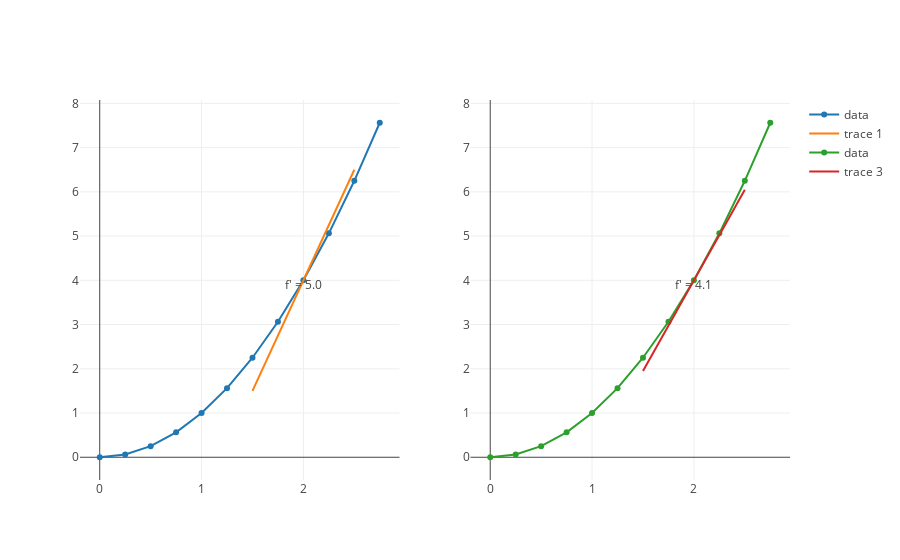

This figure's notebook cell:
### Markdown cell above
Below are the plots of our lines using our derivative formula for when  $\Delta x = 1$  and when $\Delta x = .1$

### Code cell
from graph import plot_figure, make_subplots
from calculus import derivative_trace 

range_twelve = list(range(0, 12))
three = list(map(lambda x: x/4.0, range_twelve))

trace_x_squared_to_three = function_values_trace(x_squared, three)
tangent_x_squared = derivative_trace(x_squared, 2, 1, 1)
tangent_x_squared_delta_tenth = derivative_trace(x_squared, 2, 1, .1)
subplots = make_subplots([trace_x_squared_to_three, tangent_x_squared], [trace_x_squared_to_three, tangent_x_squared_delta_tenth])
subplots

### Figure 1 — Plotly figure (JSON) as saved in the notebook; plotly's stock layout.template omitted (floating-point values rounded to 4 significant figures)
{"data": [{"mode": "line", "name": "data", "text": [], "type": "scatter", "x": [0, 0.25, 0.5, 0.75, 1, 1.25, 1.5, 1.75, 2, 2.25, 2.5, 2.75], "xaxis": "x1", "y": [0, 0.0625, 0.25, 0.5625, 1, 1.562, 2.25, 3.062, 4, 5.062, 6.25, 7.562], "yaxis": "y1"}, {"mode": "text+lines", "text": ["", "f' = 5.0", ""], "textposition": "bottom", "type": "scatter", "x": [1.5, 2, 2.5], "xaxis": "x1", "y": [1.5, 4, 6.5], "yaxis": "y1"}, {"mode": "line", "name": "data", "text": [], "type": "scatter", "x": [0, 0.25, 0.5, 0.75, 1, 1.25, 1.5, 1.75, 2, 2.25, 2.5, 2.75], "xaxis": "x2", "y": [0, 0.0625, 0.25, 0.5625, 1, 1.562, 2.25, 3.062, 4, 5.062, 6.25, 7.562], "yaxis": "y2"}, {"mode": "text+lines", "text": ["", "f' = 4.1", ""], "textposition": "bottom", "type": "scatter", "x": [1.5, 2, 2.5], "xaxis": "x2", "y": [1.95, 4, 6.05], "yaxis": "y2"}], "layout": {"xaxis1": {"anchor": "y1", "domain": [0, 0.45]}, "xaxis2": {"anchor": "y2", "domain": [0.55, 1]}, "yaxis1": {"anchor": "x1", "domain": [0, 1]}, "yaxis2": {"anchor": "x2", "domain": [0, 1]}}}
